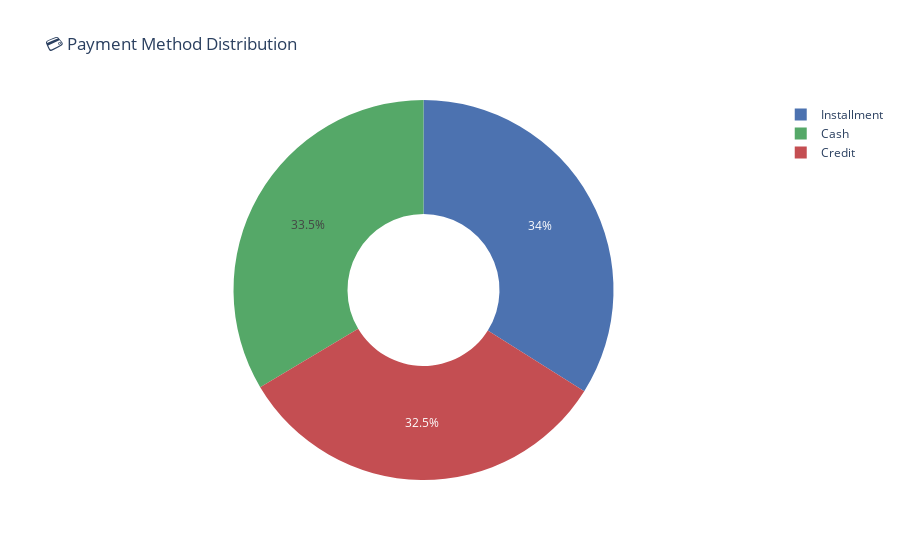

The code cell stored with this chart in its notebook:
### Code cell
# Payment Method Distribution (Sales)
payment_counts = df_sales.group_by("Payment_Method").agg(pl.count().alias("Count")).sort("Count", descending=True)

fig = px.pie(
    payment_counts.to_pandas(),
    values="Count",
    names="Payment_Method",
    title="💳 Payment Method Distribution",
    color_discrete_sequence=COLORS,
    hole=0.4
)
fig.show()

### Figure 1 — Plotly figure (JSON) as saved in the notebook; plotly's stock layout.template omitted (floating-point values rounded to 4 significant figures)
{"data": [{"domain": {"x": [0, 1], "y": [0, 1]}, "hole": 0.4, "hovertemplate": "Payment_Method=%{label}<br>Count=%{value}<extra></extra>", "labels": ["Installment", "Cash", "Credit"], "legendgroup": "", "name": "", "showlegend": true, "type": "pie", "values": [3395, 3354, 3251]}], "layout": {"legend": {"tracegroupgap": 0}, "piecolorway": ["#4c72b0", "#55a868", "#c44e52", "#8172b2", "#ccb974", "#64b5cd"], "title": {"text": "💳 Payment Method Distribution"}}}
